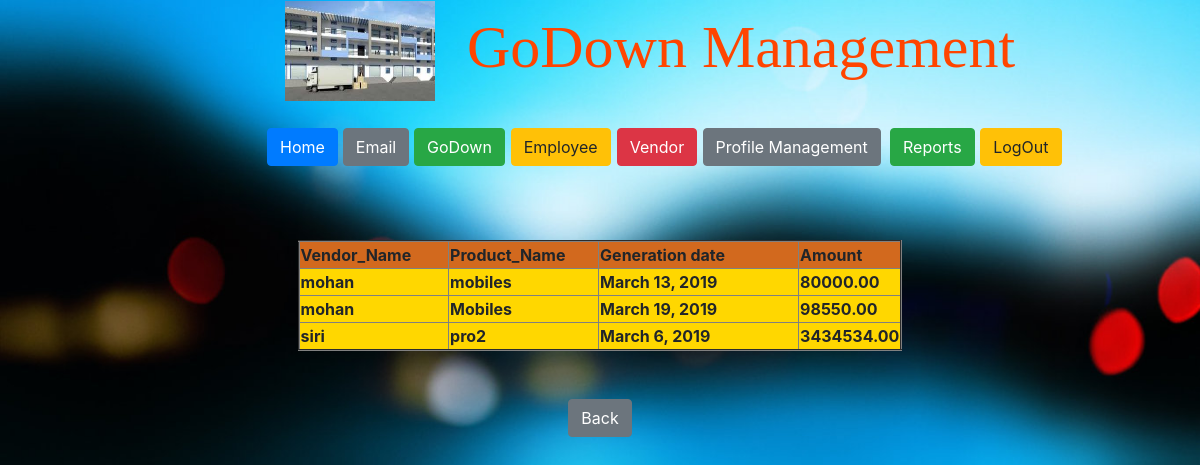
Screenshot of /gd_admin/admin_bill_reports/ with the database file from the repository.
### gd_accountant/models.py (models this page shows)
class Bill_Generation(models.Model):
    bill_id = models.AutoField(primary_key=True)
    vendor_name = models.CharField(max_length=50)
    product_name = models.CharField(max_length=50)
    bill_gen_date = models.DateField()
    amount = models.DecimalField(max_digits=20,decimal_places=2)
    status = models.CharField(max_length=30,default=False)

### templates/gd_admin/admin_bill_reports.html (shortened to what this page needs)
<!DOCTYPE html>
<html lang="en">
<head>
{% load staticfiles %}
</head>
<body  background="{% static 'images/gd1.jpg' %}">
{% include 'gd_home/title.html' %}
{% include 'gd_admin/admin_menu.html' %}
<br><br><br>
{% if object_list %}
<table align="center" border="2">
    <tr bgcolor="#d2691e">
        <th width="150">Vendor_Name</th>
        <th width="150">Product_Name</th>
        <th width="200">Generation date</th>
        <th width="100">Amount</th>
    </tr>
{% for x in object_list %}
    <tr bgcolor="#ffd700">
        <th width="100">{{ x.vendor_name }}</th>
        <th width="100">{{ x.product_name }}</th>
        <th width="100">{{ x.bill_gen_date }}</th>
        <th width="100">{{ x.amount }}</th>
    </tr>
{% endfor %}
</table>
{% else %}
    <center><font size="5" face="Arial Black" color="red">Sorry.. No Bills are Generated</font></center>
{% endif %}
<br><br>
 <form action="{% url 'admin_reports_menu' %}">
     <center><button type="submit" class="btn btn-secondary">Back</button></center>
          </form>
</body>
</html>

### templates/gd_home/title.html (shortened to what this page needs)
{% load staticfiles %}
<!DOCTYPE html>
<html lang="en">
<head>
</head>
<body>
<table align="center"  >
    <tr>
        <th width="100"></th>
        <th><center><img src="{% static 'images/title.jpg' %}" width="150" height="100"></center></th>
        <th width="30"></th>
       <th><h1 class="title">GoDown Management</h1></th>
    </tr>
</table><br>
</body>
</html>

### templates/gd_admin/admin_menu.html (shortened to what this page needs)
<!doctype html>
<html lang="en">
  <head>
    <link rel="stylesheet" href="https://stackpath.bootstrapcdn.com/bootstrap/4.3.1/css/bootstrap.min.css">
  </head>
  <body>
<table align="center">
    <tr>
        <th width="130"></th>
        <th></th>
    <th>
        <table align="center" border="0" width="800">
    <tr>
      <th>
          <form action="{% url 'admin_home' %}">
              <button type="submit" class="btn btn-primary">Home</button>
          </form>
      </th>
      <th>
          <form action="{% url 'admin_mail_menu' %}">
              <button type="submit" class="btn btn-secondary">Email</button>
          </form>
      </th>
      <th>
          <form action="{% url 'admin_godown' %}">
              <button type="submit" class="btn btn-success">GoDown</button>
          </form>
      </th>
        <th>
          <form action="{% url 'admin_employee' %}">
              <button type="submit" class="btn btn-warning">Employee</button>
          </form>
      </th>
        <th>
          <form action="{% url 'admin_pending_vendors' %}">
              <button type="submit" class="btn btn-danger">Vendor</button>
          </form>
      </th>
        <th>
          <form action="{% url 'admin_profile_menu' %}">
              <button type="submit" class="btn btn-secondary">Profile Management</button>
          </form>
      </th>
        <th>
          <form action="{% url 'admin_reports_menu' %}">
              <button type="submit" class="btn btn-success">Reports</button>
          </form>
      </th>
      <th scope="col">
          <form action="{% url 'admin_logout' %}">
          <button type="submit" class="btn btn-warning">LogOut</button>
          </form>
      </th>
    </tr>
</table>
    </th>
    </tr>
</table>
  </body>
</html>

### templates/gd_admin/admin_bill_reports.html (style rules this page uses)
body { text-align: center; background-size: cover; background-repeat:no-repeat; }

### rows the page displays
Bill_Generation: vendor_name "mohan", product_name "mobiles", bill_gen_date "March 13, 2019", amount "80000.00"
Bill_Generation: vendor_name "mohan", product_name "Mobiles", bill_gen_date "March 19, 2019", amount "98550.00"
Bill_Generation: vendor_name "siri", product_name "pro2", bill_gen_date "March 6, 2019", amount "3434534.00"
